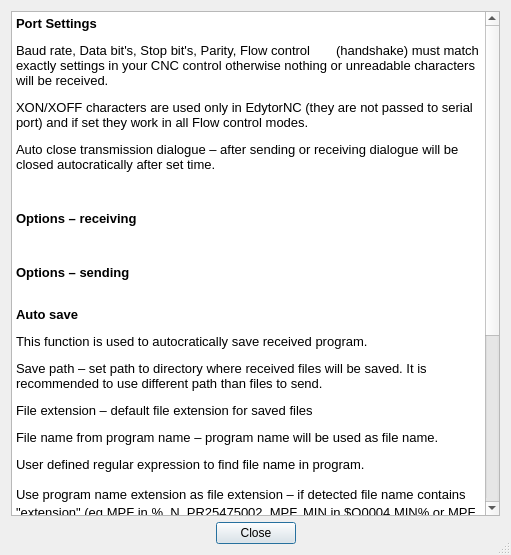
<?xml version="1.0" encoding="UTF-8"?>
<ui version="4.0">
 <class>SerialPortCfgHelpDialog</class>
 <widget class="QDialog" name="SerialPortCfgHelpDialog">
  <property name="geometry">
   <rect>
    <x>0</x>
    <y>0</y>
    <width>511</width>
    <height>555</height>
   </rect>
  </property>
  <property name="windowTitle">
   <string>Help - Serial port configuration</string>
  </property>
  <property name="sizeGripEnabled">
   <bool>true</bool>
  </property>
  <layout class="QVBoxLayout" name="verticalLayout">
   <item>
    <widget class="QTextBrowser" name="textBrowser">
     <property name="html">
      <string>&lt;!DOCTYPE HTML PUBLIC &quot;-//W3C//DTD HTML 4.0//EN&quot; &quot;http://www.w3.org/TR/REC-html40/strict.dtd&quot;&gt;
&lt;html&gt;&lt;head&gt;&lt;meta name=&quot;qrichtext&quot; content=&quot;1&quot; /&gt;&lt;style type=&quot;text/css&quot;&gt;
p, li { white-space: pre-wrap; }
&lt;/style&gt;&lt;/head&gt;&lt;body style=&quot; font-family:'Sans Serif'; font-size:10pt; font-weight:400; font-style:normal;&quot;&gt;
&lt;p style=&quot; margin-top:0px; margin-bottom:0px; margin-left:0px; margin-right:0px; -qt-block-indent:0; text-indent:0px;&quot;&gt;&lt;span style=&quot; font-weight:600;&quot;&gt;Port Settings&lt;/span&gt; &lt;/p&gt;
&lt;p style=&quot; margin-top:12px; margin-bottom:0px; margin-left:0px; margin-right:0px; -qt-block-indent:0; text-indent:0px; line-height:100%;&quot;&gt;Baud rate, Data bit's, Stop bit's, Parity, Flow control 	(handshake) must match exactly settings in your CNC control otherwise nothing or unreadable characters will be received. &lt;/p&gt;
&lt;p style=&quot; margin-top:12px; margin-bottom:0px; margin-left:0px; margin-right:0px; -qt-block-indent:0; text-indent:0px; line-height:100%;&quot;&gt;XON/XOFF characters are used only in EdytorNC (they are not passed to serial port) and if set they work in all Flow control modes. &lt;/p&gt;
&lt;p style=&quot; margin-top:12px; margin-bottom:0px; margin-left:0px; margin-right:0px; -qt-block-indent:0; text-indent:0px; line-height:100%;&quot;&gt;Auto close transmission dialogue – after sending or receiving dialogue will be closed autocratically after set time. &lt;/p&gt;
&lt;p style=&quot;-qt-paragraph-type:empty; margin-top:12px; margin-bottom:0px; margin-left:0px; margin-right:0px; -qt-block-indent:0; text-indent:0px; line-height:100%;&quot;&gt;&lt;br /&gt;&lt;/p&gt;
&lt;p style=&quot; margin-top:12px; margin-bottom:0px; margin-left:0px; margin-right:0px; -qt-block-indent:0; text-indent:0px; line-height:100%;&quot;&gt;&lt;span style=&quot; font-weight:600;&quot;&gt;Options – receiving&lt;/span&gt; &lt;/p&gt;
&lt;p style=&quot;-qt-paragraph-type:empty; margin-top:12px; margin-bottom:0px; margin-left:0px; margin-right:0px; -qt-block-indent:0; text-indent:0px; line-height:100%;&quot;&gt;&lt;br /&gt;&lt;/p&gt;
&lt;p style=&quot; margin-top:12px; margin-bottom:0px; margin-left:0px; margin-right:0px; -qt-block-indent:0; text-indent:0px; line-height:100%;&quot;&gt;&lt;span style=&quot; font-weight:600;&quot;&gt;Options – sending&lt;/span&gt; &lt;/p&gt;
&lt;p style=&quot; margin-top:12px; margin-bottom:0px; margin-left:0px; margin-right:0px; -qt-block-indent:0; text-indent:0px; line-height:100%;&quot;&gt;&lt;br /&gt;&lt;span style=&quot; font-weight:600;&quot;&gt;Auto save&lt;/span&gt; &lt;/p&gt;
&lt;p style=&quot; margin-top:12px; margin-bottom:0px; margin-left:0px; margin-right:0px; -qt-block-indent:0; text-indent:0px; line-height:100%;&quot;&gt;This function is used to autocratically save received program. &lt;/p&gt;
&lt;p style=&quot; margin-top:12px; margin-bottom:0px; margin-left:0px; margin-right:0px; -qt-block-indent:0; text-indent:0px; line-height:100%;&quot;&gt;Save path – set path to directory where received files will be saved. It is recommended to use different path than files to send. &lt;/p&gt;
&lt;p style=&quot; margin-top:12px; margin-bottom:0px; margin-left:0px; margin-right:0px; -qt-block-indent:0; text-indent:0px; line-height:100%;&quot;&gt;File extension – default file extension for saved files &lt;/p&gt;
&lt;p style=&quot; margin-top:12px; margin-bottom:0px; margin-left:0px; margin-right:0px; -qt-block-indent:0; text-indent:0px; line-height:100%;&quot;&gt;File name from program name – program name will be used as file name. &lt;/p&gt;
&lt;p style=&quot; margin-top:12px; margin-bottom:0px; margin-left:0px; margin-right:0px; -qt-block-indent:0; text-indent:0px; line-height:120%;&quot;&gt;User defined regular expression to find file name in program. &lt;/p&gt;
&lt;p style=&quot; margin-top:12px; margin-bottom:0px; margin-left:0px; margin-right:0px; -qt-block-indent:0; text-indent:0px; line-height:120%;&quot;&gt;Use program name extension as file extension – if detected file name contains &amp;quot;extension&amp;quot; (eg MPF in %_N_PR25475002_MPF, MIN in $O0004.MIN% or MPF in %MPF456...) it will be used as extension of saved file. Setting &amp;quot;File extension&amp;quot; will be ignored. &lt;/p&gt;
&lt;p style=&quot; margin-top:12px; margin-bottom:0px; margin-left:0px; margin-right:0px; -qt-block-indent:0; text-indent:0px; line-height:120%;&quot;&gt;Append extension at end – If detected file name contains &amp;quot;extension&amp;quot; (eg MPF in %_N_PR25475002_MPF, MIN in $O0004.MIN% or MPF in %MPF456...) it will be used as part of file name. At end of the file name after character '_' (eg O0004_MIN.nc). Selected file extension will be used. &lt;/p&gt;
&lt;p style=&quot; margin-top:12px; margin-bottom:0px; margin-left:0px; margin-right:0px; -qt-block-indent:0; text-indent:0px; line-height:100%;&quot;&gt;Remove letters from file name – Letters in detected file name will be removed (only digits will be left). If in result file name becomes empty, version with letters will be used. &lt;/p&gt;
&lt;p style=&quot;-qt-paragraph-type:empty; margin-top:12px; margin-bottom:0px; margin-left:0px; margin-right:0px; -qt-block-indent:0; text-indent:0px; line-height:100%;&quot;&gt;&lt;br /&gt;&lt;/p&gt;
&lt;p style=&quot; margin-top:12px; margin-bottom:0px; margin-left:0px; margin-right:0px; -qt-block-indent:0; text-indent:0px; line-height:100%;&quot;&gt;&lt;span style=&quot; font-weight:600;&quot;&gt;File server&lt;/span&gt;&lt;/p&gt;
&lt;p style=&quot;-qt-paragraph-type:empty; margin-top:12px; margin-bottom:0px; margin-left:0px; margin-right:0px; -qt-block-indent:0; text-indent:0px; line-height:100%; font-weight:600;&quot;&gt;&lt;br /&gt;&lt;/p&gt;&lt;/body&gt;&lt;/html&gt;</string>
     </property>
    </widget>
   </item>
   <item>
    <widget class="QDialogButtonBox" name="buttonBox">
     <property name="orientation">
      <enum>Qt::Horizontal</enum>
     </property>
     <property name="standardButtons">
      <set>QDialogButtonBox::Close</set>
     </property>
     <property name="centerButtons">
      <bool>true</bool>
     </property>
    </widget>
   </item>
  </layout>
 </widget>
 <resources/>
 <connections>
  <connection>
   <sender>buttonBox</sender>
   <signal>accepted()</signal>
   <receiver>SerialPortCfgHelpDialog</receiver>
   <slot>accept()</slot>
   <hints>
    <hint type="sourcelabel">
     <x>248</x>
     <y>254</y>
    </hint>
    <hint type="destinationlabel">
     <x>157</x>
     <y>274</y>
    </hint>
   </hints>
  </connection>
  <connection>
   <sender>buttonBox</sender>
   <signal>rejected()</signal>
   <receiver>SerialPortCfgHelpDialog</receiver>
   <slot>reject()</slot>
   <hints>
    <hint type="sourcelabel">
     <x>316</x>
     <y>260</y>
    </hint>
    <hint type="destinationlabel">
     <x>286</x>
     <y>274</y>
    </hint>
   </hints>
  </connection>
 </connections>
</ui>
